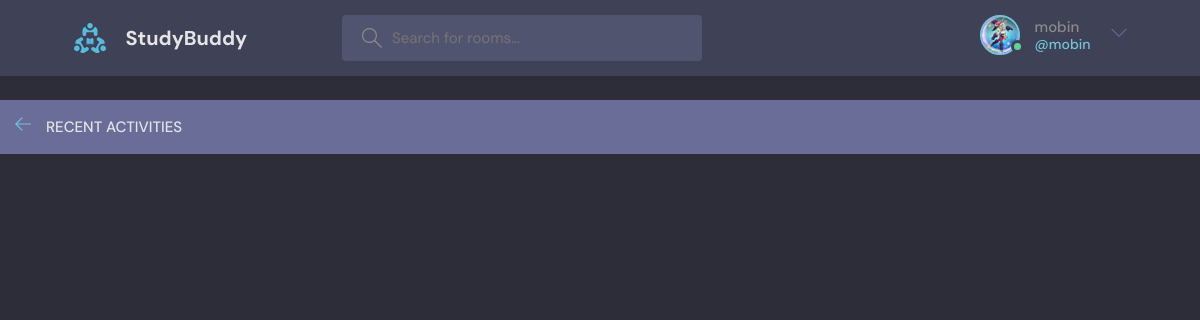
The page /recent-activities/ (signed in) on the database as committed earlier.
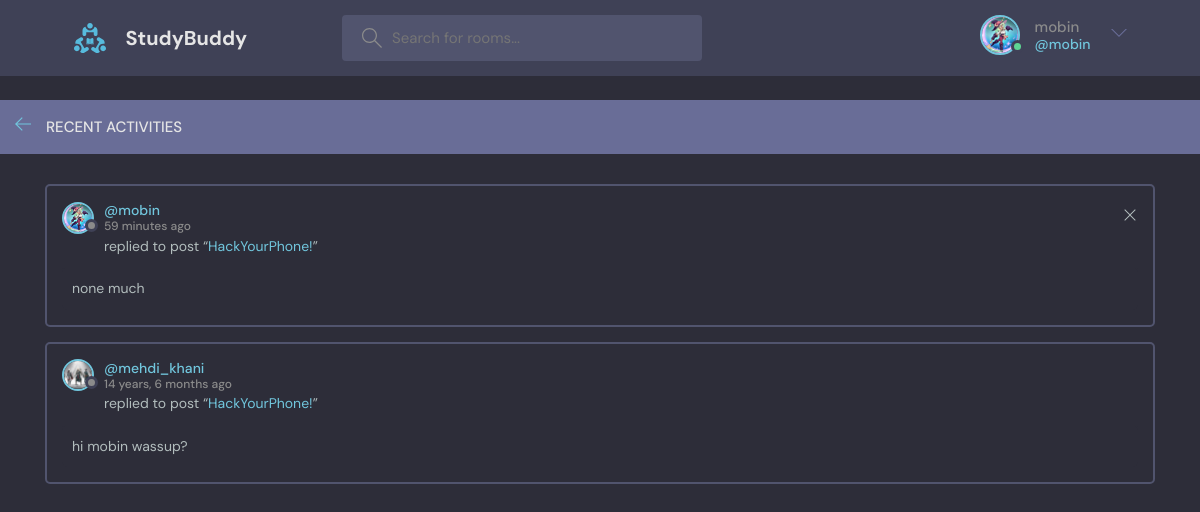
The same page on the database as committed later.
### first_app/models.py (models this page shows)
class Message(models.Model):
    user = ForeignKey(to=User, on_delete=models.CASCADE)
    room = ForeignKey(to=Room, on_delete=models.CASCADE)
    body = TextField()
    updated = DateTimeField(auto_now=True)
    created = DateTimeField(auto_now_add=True)
    def __str__(self):
        return self.body[0:50]
    class Meta:
        ordering = ["-created", "-updated"]

class UserProfile(models.Model):
    user = OneToOneField(to=User, on_delete=models.CASCADE, related_name="user_profile")
    image = ImageField(
        upload_to="profile_pics/", default=os.path.join(MEDIA_ROOT, "profile_pics", "avatar.svg"))
    @property
    def get_image_url(self):
        url = self.image.url
        print("ImageUrl: ", url)
        if self.image.url:
            return url

class Room(models.Model):
    host = ForeignKey(to=User, on_delete=models.SET_NULL, null=True)  # type: ignore
    topic = ForeignKey(to=Topic, on_delete=models.SET_NULL, null=True)
    name = CharField(max_length=200)
    description = TextField(null=True, blank=True)
    participants = ManyToManyField(to=User, related_name="participants", blank=True)
    updated = DateTimeField(auto_now=True)
    created = DateTimeField(auto_now_add=True)
    class Meta:
        ordering = ["-created", "-updated"]
    def __str__(self):
        return self.name

### first_app/views.py (the view)
# urls.py: path("recent-activities/", views.recent_activities, name="recent_activities")
@login_required(login_url="login/")
def recent_activities(request):
    user = request.user
    rooms_id = user.participants.all().values_list("id", flat=True)
    room_messages = Message.objects.filter(room__id__in=rooms_id)
    context = {"room_messages": room_messages}
    return render(request, "first_app/activity.html", context=context)

### first_app/templates/first_app/activity.html
{% extends 'base.html' %} {% block content %}
<main class="layout">
  <div class="containerlayout__box">
    <div class="">
      <div class="layout__boxHeader">
        <div class="layout__boxTitle">
          <a href="{% url 'home' %}">
            <svg
              version="1.1"
              xmlns="http://www.w3.org/2000/svg"
              width="32"
              height="32"
              viewBox="0 0 32 32"
            >
              <title>arrow-left</title>
              <path
                d="M13.723 2.286l-13.723 13.714 13.719 13.714 1.616-1.611-10.96-10.96h27.625v-2.286h-27.625l10.965-10.965-1.616-1.607z"
              ></path>
            </svg>
          </a>
          <h3>Recent Activities</h3>
        </div>
      </div>
      <div class="activities-page layout__body">
        {% for message in room_messages %}
        <div class="activities__box">
          <div class="activities__boxHeader roomListRoom__header">
            <a
              href="{% url 'user_profile' message.user.id %}"
              class="roomListRoom__author"
            >
              <div class="avatar avatar--small">
                <img src="{{message.user.user_profile.get_image_url}}" />
              </div>
              <p>
                @{{message.user.username}}
                <span>{{message.created | timesince}} ago</span>
              </p>
            </a>
            {% if request.user == message.user %}
            <div class="roomListRoom__actions">
              <a href="{% url 'delete_message' message.id %}">
                <svg
                  version="1.1"
                  xmlns="http://www.w3.org/2000/svg"
                  width="32"
                  height="32"
                  viewBox="0 0 32 32"
                >
                  <title>remove</title>
                  <path
                    d="M27.314 6.019l-1.333-1.333-9.98 9.981-9.981-9.981-1.333 1.333 9.981 9.981-9.981 9.98 1.333 1.333 9.981-9.98 9.98 9.98 1.333-1.333-9.98-9.98 9.98-9.981z"
                  ></path>
                </svg>
              </a>
            </div>
            {% endif %}
          </div>
          <div class="activities__boxContent">
            <p>
              replied to post “<a href="{% url 'room' message.room.id %}"
                >{{message.room}}</a
              >”
            </p>
            <div class="activities__boxRoomContent">{{message}}</div>
          </div>
        </div>
        {% endfor %}
      </div>
    </div>
  </div>
</main>
{% endblock content %}

Rows that differ between the two databases and show on the page:
added Message: user.user_profile.get_image_url (picture), user.username "mobin", created "59 minutes", room "HackYourPhone!", body "none much"
now on this page (row unchanged): Message: user.user_profile.get_image_url (picture), user.username "mehdi_khani", created "14 years, 6 months", room "HackYourPhone!", body "hi mobin wassup?"
